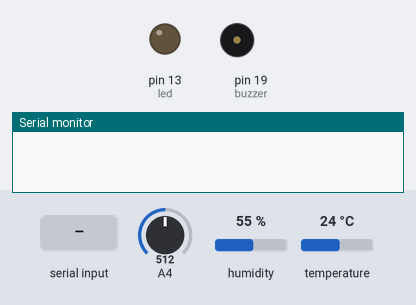
Bench run of a sketch on a simulated Arduino Mega 2560, built with avr-gcc and run on an emulated ATmega2560. On the bench: output pins drawn as LEDs (lit = HIGH), buzzer (waves = sounding), the last lines printed to the serial monitor. The test bench sets the inputs (shaded band); at power-on: A4 = 512, humidity 55 %, temperature 24 °C.

Above: at 1.2 s.
1.3 s: "1" received over the second serial link
At 2.7 s:
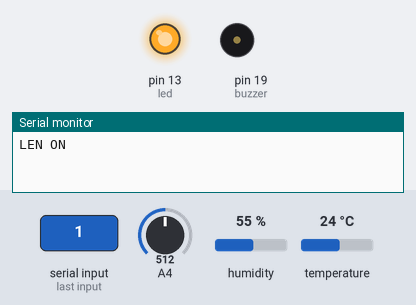
4.3 s: A4 set to 218
6.9 s: A4 set to 194
8.9 s: A4 set to 210
At 10.2 s:
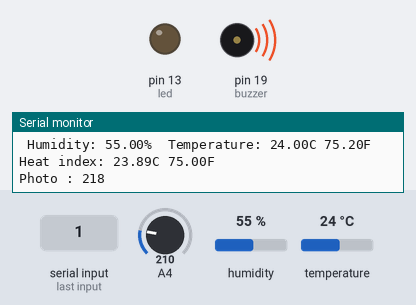
Timing chart, 0 to 12.9 s (numbered marks = the images above; inputs shaded):
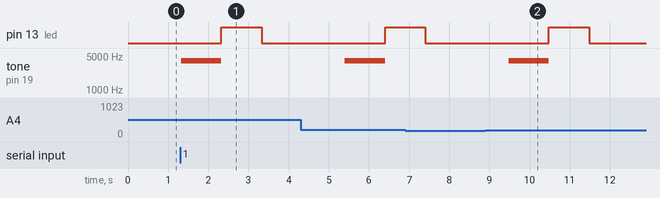

The sketch:

assign_1.ino
```cpp
#include "DHT.h"
//#include <SoftwareSerial.h>

#define DHTPIN 21      // Digital pin connected to the DHT sensor
//#define DHTPIN_photo 20
#define DHTTYPE DHT11   // DHT 11

//#define LEDPIN 13

DHT dht(DHTPIN, DHTTYPE);


// Teensy 5V <--> HC-05 Vcc
// Teensy Ground <--> HC-05 GND
#define rxPin 7 // Teensy pin 7 <--> HC-05 Tx
#define txPin 8 // Teensy pin 8 <--> HC-05 Rx
//SoftwareSerial BTSerial =  SoftwareSerial(rxPin, txPin);
const int photoPin = 20;
const int buzzer = 19; //buzzer to arduino pin 9
const int led = 13;
void setup() {
  // Setup serial for monitor
  Serial.begin(9600);

  // Setup DHT Sensor
  pinMode(DHTPIN, INPUT);

  pinMode(buzzer, INPUT); // Set buzzer - pin 9 as an output
//  pinMode(LEDPIN, INPUT);
  pinMode(led, OUTPUT);


  dht.begin();

  // Setup Serial1 for BlueTooth
  Serial1.begin(9600); // Default communication rate of the Bluetooth module
}

void loop() {
  int val = analogRead(photoPin);
  if (Serial1.available() > 0) { // Checks whether data is comming from the serial port


    float h = dht.readHumidity();
    float t = dht.readTemperature();
    float f = dht.readTemperature(true);


    float hif = dht.computeHeatIndex(f, h);
    float hic = dht.computeHeatIndex(t, h, false);

    if (val > 200) {
    tone(buzzer, 4000); // Send 1KHz sound signal...
    delay(1000);
    noTone(buzzer);     // Stop sound...
    digitalWrite(led, HIGH);
    Serial.println("LEN ON");
    Serial1.println("LEN ON");
    delay(1000);        // ...for 1 sec
    digitalWrite(led, LOW);
    Serial.println("LEN OFF");
    Serial1.println("LEN OFF");

    }

    Serial.print(F(" Humidity: "));
    Serial.print(h);
    Serial.print(F("%  Temperature: "));
    Serial.print(t);
    Serial.print(F("C "));
    Serial.print(f);
    Serial.print(F("F  Heat index: "));
    Serial.print(hic);
    Serial.print(F("C "));
    Serial.print(hif);
    Serial.println(F("F"));
    Serial.print("Photo : ");
    Serial.println(val);

    Serial1.print(F(" Humidity: "));
    Serial1.print(h);
    Serial1.print(F("%  Temperature: "));
    Serial1.print(t);
    Serial1.print(F("C "));
    Serial1.print(f);
    Serial1.print(F("F  Heat index: "));
    Serial1.print(hic);
    Serial1.print(F("C "));
    Serial1.print(hif);
    Serial1.println(F("F"));
    Serial1.print("Photo : ");
    Serial1.println(val);

    delay(1000);
//    digitalWrite(LEDPIN, LOW);
    delay(1000);
  }
}
```

Measured:
- after the input at 1.3 s, pin 13 (led): LOW → HIGH after 1.0 s, → LOW 1.0 s later; tone on pin 19 (buzzer): silent → 4000 Hz at once, → silent 1.0 s later
- after the input at 8.9 s, pin 13 (led): LOW → HIGH after 1.6 s, → LOW 1.0 s later; tone on pin 19 (buzzer): silent → 4000 Hz after 0.58 s, → silent 1.0 s later
